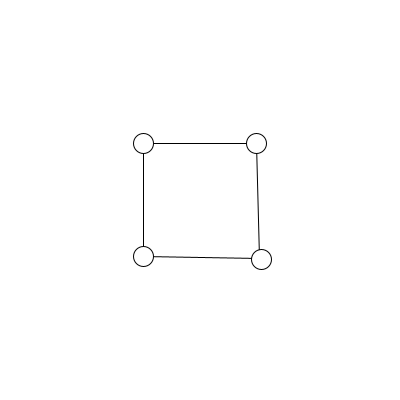
Frame 1 (no input)
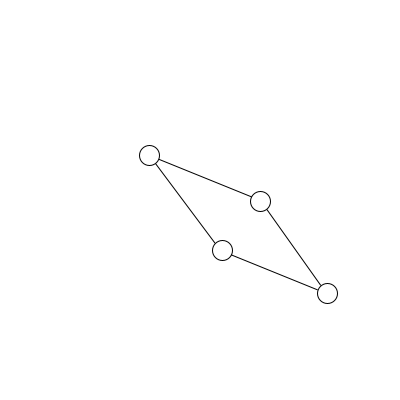
Frame 60 (the mouse pressed at the canvas centre just before this capture)
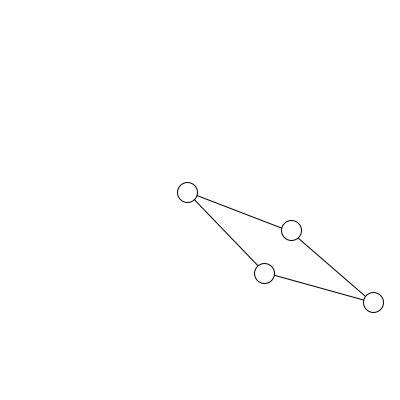
Frame 120 (the mouse held since frame 60 and released just before this capture)

The Processing sketch that drew these frames (run headless with seeded random() and noise(); from frame 60 on, the mouse is pressed at the canvas centre):

// Processing sketch: verlet
// ── verlet.pde
int particles = 4;
VerletBall[] balls = new VerletBall[particles];
int bonds = particles;
VerletStick[] sticks = new VerletStick[bonds];

void setup(){
  size(400,400);
 float theta = PI/4.0;
 float shapeR=80;
  float tension = 0.02;
  for (int i = 0; i<particles; i++){
    PVector p = new PVector(width/2+cos(theta)*shapeR,height/2+sin(theta)*shapeR);
    balls[i] = new VerletBall(p,10);
    if (i>0){
      sticks[i-1]=new VerletStick(balls[i-1],balls[i],tension);
    }
    if (i==particles-1){
      sticks[i]=new VerletStick(balls[i],balls[0],tension);
    }
    theta += TWO_PI/particles;
  }
  PVector push = new PVector(random(1,3.5),random(1,3.5));
  balls[0].start(push);
}

void draw (){
  background(255);
  for(int i=0;i<bonds;i++){
    sticks[i].render();
    sticks[i].constrainLen();
  }
  for(int i =0;i<particles;i++){
    balls[i].verlet();
    balls[i].render();
    balls[i].boundsCollision();
  }
}
// ── VerletBall.pde
class VerletBall {
  PVector pos,posOld;
  PVector push;
  float radius;
  
  VerletBall(){
  }
  
  VerletBall(PVector pos, float radius){
    this.pos=pos;
    this.radius=radius;
    this.posOld=new PVector(pos.x,pos.y);
  }
  
  void start(PVector push){
    pos.add(push);
  }
  
  void verlet(){
    PVector posTemp = new PVector(pos.x,pos.y);
    pos.x += (pos.x-posOld.x);
    pos.y += (pos.y-posOld.y);
    posOld.set(posTemp);
  }
  
  void render(){
    ellipse(pos.x, pos.y, radius*2, radius*2);
  }
  
  void boundsCollision() {
    if(pos.x>width-radius){
      pos.x = width-radius;
      posOld.x = pos.x;
    }else if (pos.x<radius){
      pos.x = radius;
      posOld.x=pos.x;
    }
    
    if(pos.y<radius){
      pos.y = radius;
      posOld.y = pos.y;
    }
    if(pos.y>height-radius){
      pos.y = height-radius;
      posOld.y = pos.y;
    }
  }
}
    
    
// ── VerletStick.pde
class VerletStick {
  VerletBall b1, b2;
  float stiffness;
  PVector vecOrig;
  float len;
  
  VerletStick(){
  }
  
  VerletStick(VerletBall b1, VerletBall b2, float stiffness){
    this.b1 = b1;
    this.b2 = b2;
    this.stiffness = stiffness;
    vecOrig = new PVector(b2.pos.x-b1.pos.x, b2.pos.y-b1.pos.y);
    len = dist(b1.pos.x, b1.pos.y, b2.pos.x, b2.pos.y);
  }
  
  void render(){
    beginShape();
    vertex(b1.pos.x,b1.pos.y);
    vertex(b2.pos.x,b2.pos.y);
    endShape();
  }
  
  void constrainLen(){
    PVector delta = new PVector(b2.pos.x-b1.pos.x,b2.pos.y-b1.pos.y);
    float deltaLength=delta.mag();
    float difference = ((deltaLength - len)/ deltaLength);
    b1.pos.x+=delta.x*(0.5f*stiffness*difference);
    b1.pos.y+=delta.y*(0.5f*stiffness*difference);
    b2.pos.x-=delta.x*(0.5f*stiffness*difference);
    b2.pos.y-=delta.y*(0.5f*stiffness*difference);
    
  }
}
